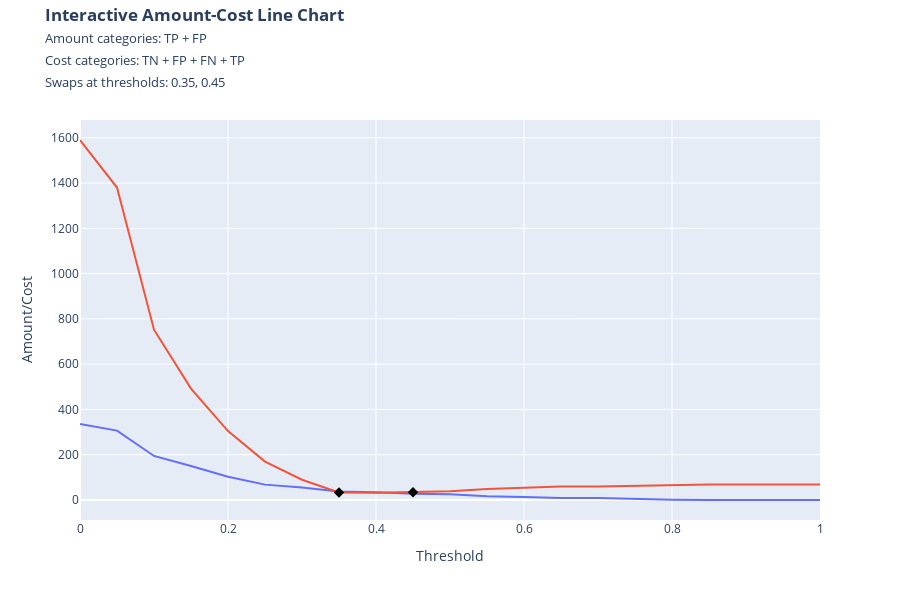

The notebook cell this image was saved under:
### Markdown cell above
### Custom Interactive Amount/Cost line chart

### Code cell
# plot "Amount/Cost line chart" and get a dataframe containing amount and cost per threshold for selected
# "confusion classes" (TN, FP, FN, TP) and their total

# at least one of cost_dict or amounts must be given
# either cost_dict or amounts, if not given, is set to None and won't be visualized
# amount_classes, if not given, is set to 'all' when amounts is given, to None otherwise
# cost_classes, if not given, is set to 'all' when cost_dict is given, to None otherwise

# for example, if we want to plot the sum of the amounts of the True Positive and False Positive data
# and the sum of the costs of all the data:

amount_classes = ['TP', 'FP'] 
cost_classes = 'all'

total_cost_amount_df = bc.total_amount_cost_plot(
    true_y = y_test, 
    predicted_proba = test_predicted_proba, 
    threshold_step = threshold_step,
    amounts = amounts, 
    cost_dict = test_cost_dict,
    amount_classes = amount_classes,
    cost_classes = cost_classes,
    currency = currency);

### Figure 1 — Plotly figure (JSON) as saved in the notebook; plotly's stock layout.template omitted (floating-point values rounded to 4 significant figures)
{"data": [{"hovertemplate": "total amount: &#36;%{y}<extra></extra>", "mode": "lines", "showlegend": false, "type": "scatter", "x": [0, 0.05, 0.1, 0.15, 0.2, 0.25, 0.3, 0.35, 0.4, 0.45, 0.5, 0.55, 0.6, 0.65, 0.7, 0.75, 0.8, 0.85, 0.9, 0.95, 1], "y": [335.8, 306.6, 194.6, 150.3, 102.3, 67.88, 55.56, 37.88, 33.92, 27.98, 25.43, 16.51, 13.12, 8.384, 8.384, 4.138, 1.296, 0, 0, 0, 0]}, {"hovertemplate": "total cost: &#36;%{y}<extra></extra>", "mode": "lines", "showlegend": false, "type": "scatter", "x": [0, 0.05, 0.1, 0.15, 0.2, 0.25, 0.3, 0.35, 0.4, 0.45, 0.5, 0.55, 0.6, 0.65, 0.7, 0.75, 0.8, 0.85, 0.9, 0.95, 1], "y": [1590, 1380, 752.3, 492.3, 304.3, 169.5, 89.48, 33.27, 31.56, 34.52, 38.65, 48.37, 54.87, 59.47, 59.47, 63.02, 68.34, 68.86, 68.86, 68.86, 68.86]}, {"hovertemplate": "%{x}<extra></extra>", "marker": {"color": "black", "size": 8, "symbol": "diamond"}, "mode": "markers", "showlegend": false, "type": "scatter", "x": [0.35, 0.45], "y": [33.27, 34.52]}], "layout": {"height": 600, "hovermode": "x unified", "margin": {"t": 120}, "title": {"text": "<b>Interactive Amount-Cost Line Chart</b><span style='font-size: 13px;'><br>Amount categories: TP + FP<br>Cost categories: TN + FP + FN + TP<br>Swaps at thresholds: 0.35, 0.45", "y": 0.965, "yanchor": "bottom"}, "xaxis": {"title": {"text": "Threshold"}}, "yaxis": {"title": {"text": "Amount/Cost"}}}}
